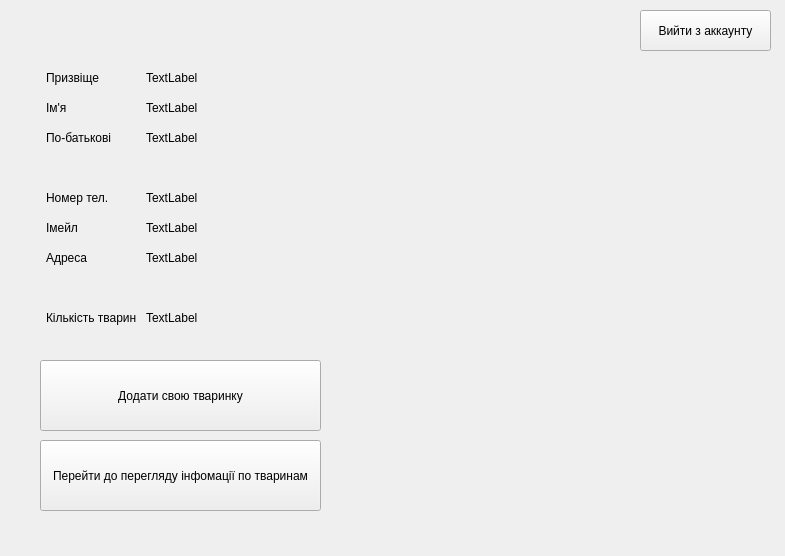
<?xml version="1.0" encoding="UTF-8"?>
<ui version="4.0">
 <class>Form</class>
 <widget class="QWidget" name="Form">
  <property name="geometry">
   <rect>
    <x>0</x>
    <y>0</y>
    <width>785</width>
    <height>556</height>
   </rect>
  </property>
  <property name="windowTitle">
   <string>Form</string>
  </property>
  <widget class="QLabel" name="label">
   <property name="geometry">
    <rect>
     <x>46</x>
     <y>70</y>
     <width>91</width>
     <height>16</height>
    </rect>
   </property>
   <property name="text">
    <string>Призвіще</string>
   </property>
  </widget>
  <widget class="QLabel" name="label_2">
   <property name="geometry">
    <rect>
     <x>46</x>
     <y>100</y>
     <width>91</width>
     <height>16</height>
    </rect>
   </property>
   <property name="text">
    <string>Ім'я</string>
   </property>
  </widget>
  <widget class="QLabel" name="label_3">
   <property name="geometry">
    <rect>
     <x>46</x>
     <y>130</y>
     <width>91</width>
     <height>16</height>
    </rect>
   </property>
   <property name="text">
    <string>По-батькові</string>
   </property>
  </widget>
  <widget class="QLabel" name="label_4">
   <property name="geometry">
    <rect>
     <x>46</x>
     <y>190</y>
     <width>91</width>
     <height>16</height>
    </rect>
   </property>
   <property name="text">
    <string>Номер тел.</string>
   </property>
  </widget>
  <widget class="QLabel" name="label_5">
   <property name="geometry">
    <rect>
     <x>46</x>
     <y>220</y>
     <width>91</width>
     <height>16</height>
    </rect>
   </property>
   <property name="text">
    <string>Імейл</string>
   </property>
  </widget>
  <widget class="QLabel" name="label_6">
   <property name="geometry">
    <rect>
     <x>46</x>
     <y>250</y>
     <width>91</width>
     <height>16</height>
    </rect>
   </property>
   <property name="text">
    <string>Адреса</string>
   </property>
  </widget>
  <widget class="QLabel" name="label_7">
   <property name="geometry">
    <rect>
     <x>46</x>
     <y>310</y>
     <width>91</width>
     <height>16</height>
    </rect>
   </property>
   <property name="text">
    <string>Кількість тварин</string>
   </property>
  </widget>
  <widget class="QLabel" name="label_ln">
   <property name="geometry">
    <rect>
     <x>146</x>
     <y>70</y>
     <width>131</width>
     <height>16</height>
    </rect>
   </property>
   <property name="text">
    <string>TextLabel</string>
   </property>
  </widget>
  <widget class="QLabel" name="label_fn">
   <property name="geometry">
    <rect>
     <x>146</x>
     <y>100</y>
     <width>131</width>
     <height>16</height>
    </rect>
   </property>
   <property name="text">
    <string>TextLabel</string>
   </property>
  </widget>
  <widget class="QLabel" name="label_mn">
   <property name="geometry">
    <rect>
     <x>146</x>
     <y>130</y>
     <width>131</width>
     <height>16</height>
    </rect>
   </property>
   <property name="text">
    <string>TextLabel</string>
   </property>
  </widget>
  <widget class="QLabel" name="label_phn">
   <property name="geometry">
    <rect>
     <x>146</x>
     <y>190</y>
     <width>131</width>
     <height>16</height>
    </rect>
   </property>
   <property name="text">
    <string>TextLabel</string>
   </property>
  </widget>
  <widget class="QLabel" name="label_eml">
   <property name="geometry">
    <rect>
     <x>146</x>
     <y>220</y>
     <width>131</width>
     <height>16</height>
    </rect>
   </property>
   <property name="text">
    <string>TextLabel</string>
   </property>
  </widget>
  <widget class="QLabel" name="label_adr">
   <property name="geometry">
    <rect>
     <x>146</x>
     <y>250</y>
     <width>131</width>
     <height>16</height>
    </rect>
   </property>
   <property name="text">
    <string>TextLabel</string>
   </property>
  </widget>
  <widget class="QLabel" name="label_14">
   <property name="geometry">
    <rect>
     <x>146</x>
     <y>310</y>
     <width>131</width>
     <height>16</height>
    </rect>
   </property>
   <property name="text">
    <string>TextLabel</string>
   </property>
  </widget>
  <widget class="QPushButton" name="pushButton">
   <property name="geometry">
    <rect>
     <x>40</x>
     <y>360</y>
     <width>281</width>
     <height>71</height>
    </rect>
   </property>
   <property name="text">
    <string>Додати свою тваринку</string>
   </property>
   <property name="autoRepeatDelay">
    <number>300</number>
   </property>
  </widget>
  <widget class="QPushButton" name="pushButton_2">
   <property name="geometry">
    <rect>
     <x>640</x>
     <y>10</y>
     <width>131</width>
     <height>41</height>
    </rect>
   </property>
   <property name="text">
    <string>Вийти з аккаунту</string>
   </property>
  </widget>
  <widget class="QPushButton" name="pushButton_3">
   <property name="geometry">
    <rect>
     <x>40</x>
     <y>440</y>
     <width>281</width>
     <height>71</height>
    </rect>
   </property>
   <property name="text">
    <string>Перейти до перегляду інфомації по тваринам</string>
   </property>
   <property name="autoRepeatDelay">
    <number>300</number>
   </property>
  </widget>
 </widget>
 <resources/>
 <connections/>
</ui>
